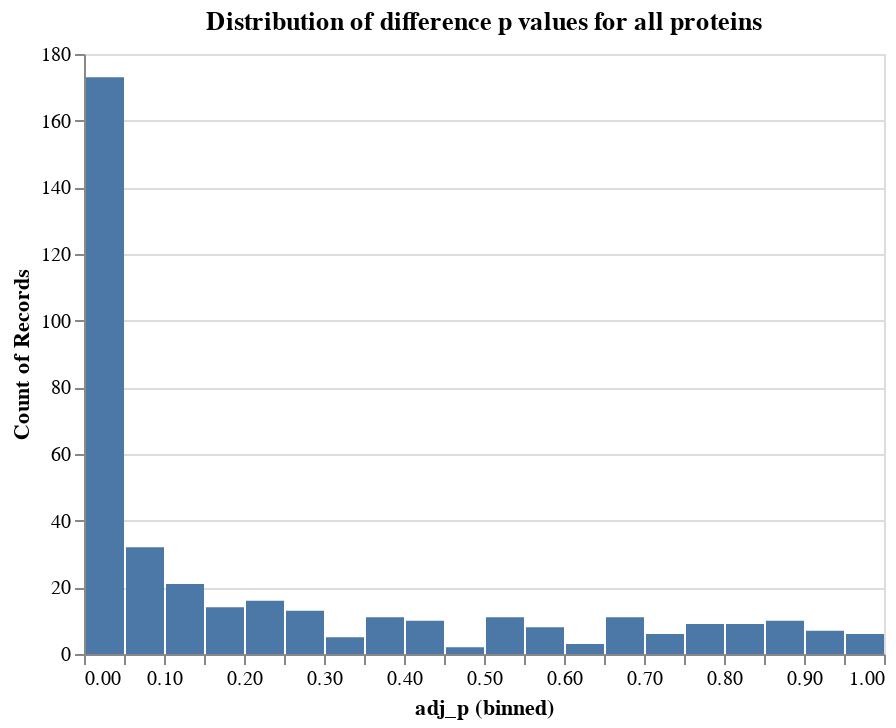

Notebook source saved alongside this figure:
### Code cell
# Plot the distribution of all the difference p values
alt.Chart(ttres_long).mark_bar().encode(
    x=alt.X(
        "adj_p",
        bin=alt.Bin(step=0.05),
        scale=alt.Scale(
            domain=[0, 1]
        )
    ),
    y=alt.Y(
        "count()"
    )
).properties(
    title="Distribution of difference p values for all proteins"
)

### Figure 1 — Vega-Lite specification as saved in the notebook (floating-point values rounded to 4 significant figures; data arrays with more than 128 entries replaced by an {"elided": "..."} marker saying what was removed)
{"config": {"view": {"continuousWidth": 400, "continuousHeight": 300}}, "data": {"name": "data-5e0e56e73008e603c5c573666d46546b"}, "mark": "bar", "encoding": {"x": {"type": "quantitative", "bin": {"step": 0.05}, "field": "adj_p", "scale": {"domain": [0, 1]}}, "y": {"type": "quantitative", "aggregate": "count"}}, "title": "Distribution of difference p values for all proteins", "$schema": "https://vega.github.io/schema/vega-lite/v4.8.1.json", "datasets": {"data-5e0e56e73008e603c5c573666d46546b": {"elided": "381 records"}}}
